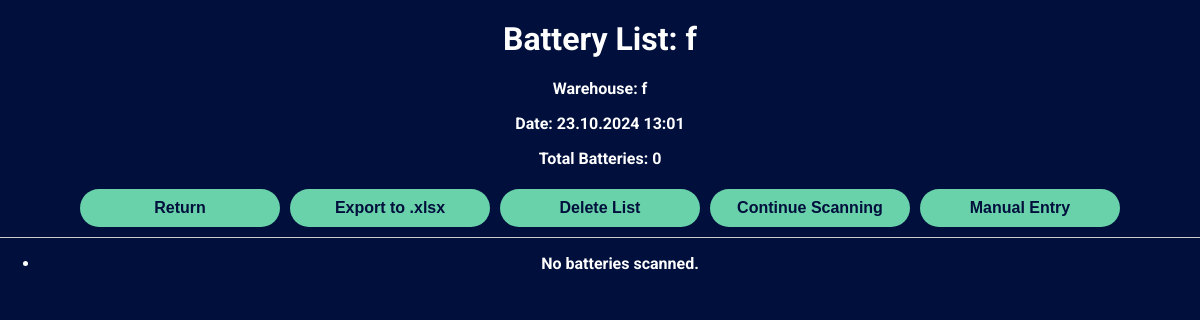
Screenshot of /battery_list/2 with the database file from the repository.
### app.py (models this page shows)
class BatteryList(db.Model):
    logging.debug("Defining BatteryList model.")
    id = db.Column(db.Integer, primary_key=True)
    name = db.Column(db.String(100))
    warehouse = db.Column(db.String(100))
    timestamp = db.Column(db.DateTime, default=get_local_time)
    scans = db.relationship('BatteryScan', backref='battery_list', lazy=True, cascade='all, delete-orphan')

### app.py (the view)
@app.route('/battery_list/<int:list_id>')
def view_battery_list(list_id):
    logging.debug(f"Viewing battery list {list_id}.")
    current_list = BatteryList.query.get(list_id)
    if current_list:
        logging.debug(f"Battery list found: {current_list.id}")
        scans = current_list.scans
        logging.debug(f"Total scans in battery list: {len(scans)}")
        return render_template('view_battery_list.html', list=current_list, scans=scans)
    else:
        logging.debug(f"Battery list {list_id} not found.")
        return 'Battery list not found', 404

### templates/view_battery_list.html (shortened to what this page needs)
<!DOCTYPE html>
<html lang="en">
<head>
    <link rel="stylesheet" href="{{ url_for('static', filename='css/style.css') }}">
</head>
<body>
    <h1>Battery List: {{ list.name }}</h1>
    <p>Warehouse: {{ list.warehouse }}</p>
    <p>Date: {{ list.timestamp.strftime('%d.%m.%Y %H:%M') }}</p>
    <p>Total Batteries: <span id="total-batteries">{{ scans|length }}</span></p>
    <div id="button-container">
        <button onclick="window.location.href='/battery_lists'">Return</button>
        <button onclick="exportList()">Export to .xlsx</button>
        <button onclick="deleteList()">Delete List</button>
        <button onclick="continueScanning()">Continue Scanning</button>
        <button onclick="manualEntry()">Manual Entry</button>
    </div>
    <div id="list-container">
        <ul id="battery-list">
            {% for scan in scans %}
            <li>
                <span class="battery-id">{{ scan.battery_id }}</span> - {{ scan.timestamp.strftime('%H:%M | %d.%m.%Y') }}
                <button onclick="deleteScan({{ scan.id }}, '{{ scan.battery_id }}')">Delete ID</button>
            </li>
            {% else %}
            <li>No batteries scanned.</li>
            {% endfor %}
        </ul>
    </div>
</body>
</html>

### static/css/style.css (style rules this page uses)
body { margin: 0; font-family: 'Roboto', sans-serif; text-align: center; background-color: #000f3c; font-weight: bold; color: white; overflow-y: auto; }
h1, h2, p, button, input, label { font-weight: bold; }
h1 { text-align: center; margin-top: 20px; }
#button-container { display: flex; flex-wrap: wrap; justify-content: center; align-items: center; margin: 5px; position: relative; z-index: 2; }
#button-container button { margin: 5px; flex: 1 1 45%; max-width: 200px; }
#list-container { position: relative; width: 100%; background-color: #000f3c; overflow-y: auto; border-top: 1px solid #ccc; color: white; z-index: 1; max-height: calc(100vh - 200px); }
button { padding: 10px 20px; font-size: 16px; background-color: #69d2aa; color: #000f3c; border: none; border-radius: 30px; cursor: pointer; font-weight: bold; }
h1, h2, p { color: white; }

### rows the page displays
BatteryList: name "f", warehouse "f", timestamp "23.10.2024 13:01"

### other values shown
{{ scans|length }} "0"
